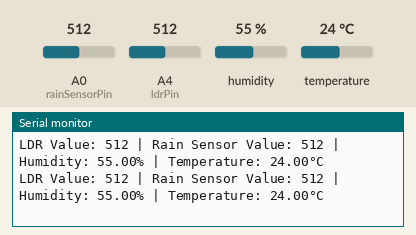
Bench run of a sketch on a simulated Arduino Uno, built with avr-gcc and run on an emulated ATmega328P. Shown: the last lines printed to the serial monitor. The test bench sets the inputs (shaded band); at power-on: A4 (ldrPin) = 512, A0 (rainSensorPin) = 512, humidity 55 %, temperature 24 °C.

Above: at 9.3 s.
9.4 s: A4 (ldrPin) set to 105
At 11.9 s:
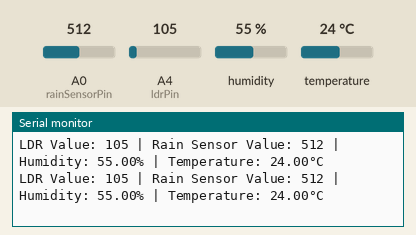
15.5 s: A4 (ldrPin) set to 93
At 16.0 s:
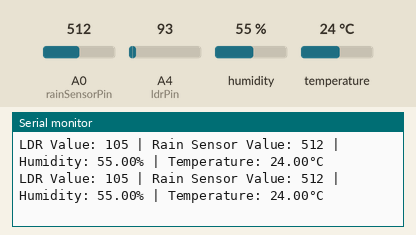
Timing chart, 0 to 18.0 s (numbered marks = the images above; inputs shaded):
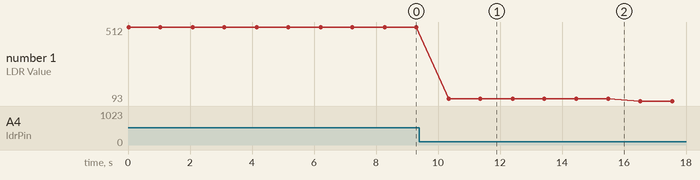

The sketch:

ProyectoIOT.ino
```cpp
#include <DHT.h>

// Definimos los pines para los sensores
const int ldrPin = 4;          // Pin analógico para el LDR
const int rainSensorPin = 0;   // Pin analógico para el sensor de lluvia
const int dhtPin = 2;           // Pin digital para el sensor DHT

// Definimos el tipo de sensor DHT
#define DHTTYPE DHT11   // Cambia a DHT22 si usas ese modelo

// Creamos una instancia del sensor DHT
DHT dht(dhtPin, DHTTYPE);

void setup() {
// Inicializamos la comunicación serie
Serial.begin(9600);

// Inicializamos el sensor DHT
dht.begin();
}

void loop() {
// Leemos los valores de los sensores
int ldrValue = analogRead(ldrPin);
int rainValue = analogRead(rainSensorPin);

// Leemos la temperatura y la humedad
float humidity = dht.readHumidity();
float temperature = dht.readTemperature();

// Verificamos si la lectura del sensor DHT falló
if (isnan(humidity) || isnan(temperature)) {
  Serial.println("Error al leer el sensor DHT!");
} else {
  // Mostramos los valores en la consola
  Serial.print("LDR Value: ");
  Serial.print(ldrValue);
  Serial.print(" | Rain Sensor Value: ");
  Serial.print(rainValue);
  Serial.print(" | Humidity: ");
  Serial.print(humidity);
  Serial.print("% | Temperature: ");
  Serial.print(temperature);
  Serial.println("°C");
}

// Esperamos un segundo antes de la siguiente lectura
delay(1000);
}
```

Measured:
- after the input at 9.4 s, the serial monitor: prints a new line after 0.94 s (image 1)
- plotted number 1: 512 → 105 after the input at 9.4 s, 105 → 93 after the input at 15.5 s
